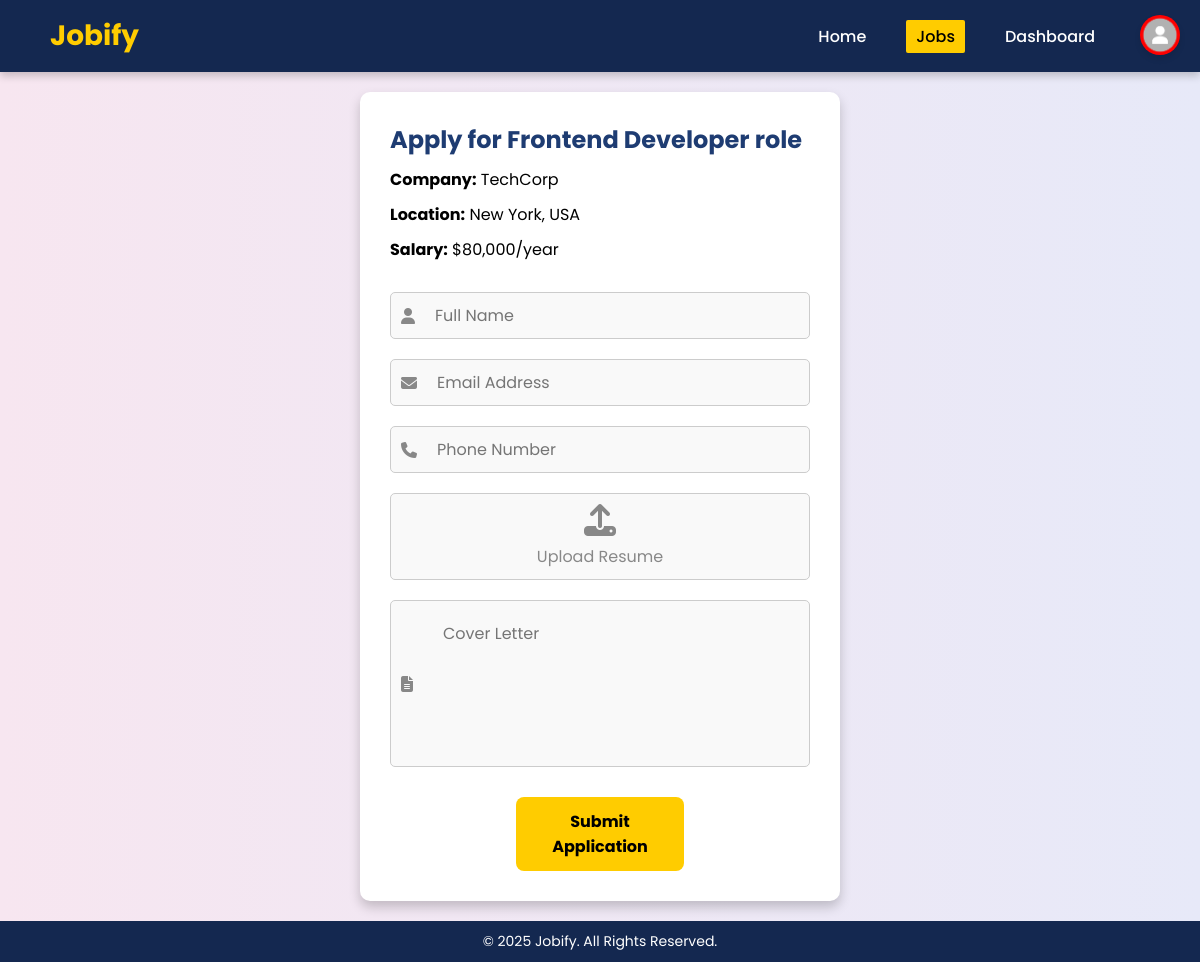
Screenshot of /apply.php?job_id=1 with the database file from the repository.
### tables this page shows
CREATE TABLE `jobs` (
  `id` int(11) NOT NULL,
  `job_title` varchar(255) NOT NULL,
  `company_name` varchar(255) NOT NULL,
  `location` varchar(255) NOT NULL,
  `description` text NOT NULL,
  `salary` varchar(50) NOT NULL,
  `date_posted` timestamp NOT NULL DEFAULT current_timestamp(),
  `category` varchar(100) NOT NULL
);

### apply.php (the view, shortened to what this page needs)
<?php
include 'php/config.php';
$job_id = isset($_GET['job_id']) ? intval($_GET['job_id']) : 0;
$query = "SELECT * FROM jobs WHERE id = ?";
$stmt = $conn->prepare($query);
$stmt->bind_param("i", $job_id);
$stmt->execute();
$result = $stmt->get_result();
$job = $result->fetch_assoc();
?>
<!DOCTYPE html>
<html lang="en">
<head>
    <link rel="stylesheet" href="css/style.css">
    <link rel="stylesheet" href="https://cdnjs.cloudflare.com/ajax/libs/font-awesome/6.7.2/css/all.min.css">
</head>
<body>
    <header>
        <div class="logo">
            <h1>Jobify</h1>
        </div>
        <nav>
            <ul>
                <li><a href="index.php">Home</a></li>
                <li><a href="job-listings.php" class="active">Jobs</a></li>
                <li><a href="dashboard.php">Dashboard</a></li>
                <div class="profile-icon" onclick="toggleSidebar()">
                    <img src="assets/images/profile.png" alt="Profile">
                </div>
            </ul>
        </nav>
    </header>
    <main class="apply-container">
        <h2>Apply for <?= htmlspecialchars($job['job_title']) ?> role</h2>
        <p><strong>Company:</strong> <?= htmlspecialchars($job['company_name']) ?></p>
        <p class="apply-location"><strong>Location:</strong> <?= htmlspecialchars($job['location']) ?></p>
        <p><strong>Salary:</strong> $<?= htmlspecialchars($job['salary']) ?>/year</p>
        <form method="POST" enctype="multipart/form-data" class="apply-form">
            <div class="apply-group">
                <i class="fas fa-user"></i>
                <input type="text" name="name" placeholder="Full Name" required>
            </div>
            <div class="apply-group">
                <i class="fas fa-envelope"></i>
                <input type="email" name="email" placeholder="Email Address" required>
            </div>
            <div class="apply-group">
                <i class="fas fa-phone"></i>
                <input type="tel" name="phone" placeholder="Phone Number" required>
            </div>
            <div class="apply-group" style="text-align: center; cursor: pointer;" onclick="document.querySelector('input[type=file]').click()">
                <div style="display: flex; flex-direction: column; align-items: center; gap: 8px;">
                    <i class="fas fa-upload" style="font-size: 2em; margin-right: 0"></i>
                    <span class="file-placeholder" style="color: #888;">Upload Resume</span>
                </div>
            </div>
            <div class="apply-group">
                <i class="fas fa-file-alt"></i>
                <textarea name="cover_letter" placeholder="Cover Letter" rows="5" required style="resize: none;"></textarea>
            </div>
            <button type="submit">Submit Application</button>
        </form>
    </main>
    <footer>
        <p>&copy; 2025 Jobify. All Rights Reserved.</p>
    </footer>
</body>
</html>

### css/style.css (style rules this page uses)
* { margin: 0; padding: 0; box-sizing: border-box; font-family: 'Poppins', 'Roboto', 'Arial', 'Helvetica Neue', sans-serif; -webkit-font-smoothing: antialiased; -moz-osx-font-smoothing: grayscale; }
html, body { height: 100%; display: flex; flex-direction: column; background: linear-gradient(90deg,#f7e6f0, #e7e9f8); color: #222; }
p { font-family: inherit; }
header { display: flex; justify-content: space-between; align-items: center; padding: 15px 50px; background: #142850; box-shadow: 0px 4px 8px rgba(0, 0, 0, 0.2); width: 100%; }
.logo h1 { font-size: 28px; font-weight: bold; color: #ffcc00; text-decoration: none; cursor: pointer; }
nav ul { list-style: none; display: flex; margin-right: 30px; }
nav ul li { margin: 0 15px; }
nav ul li a { text-decoration: none; color: white; font-weight: 500; transition: 0.3s ease-in-out; padding: 5px 10px; cursor: pointer; }
nav ul li a.active { background: #ffcc00; color: black; border-radius: 2px; }
footer { text-align: center; padding: 10px; background: #142850; color: white; font-size: 14px; width: 100%; margin-top: auto; }
.apply-container { width: 40%; background: white; color: black; padding: 30px; border-radius: 10px; box-shadow: 0px 6px 12px rgba(0, 0, 0, 0.2); margin: 20px auto; text-align: left; }
.apply-container h2 { font-size: 24px; color: #1e3c72; margin-bottom: 10px; }
.apply-form { margin-top: 20px; display: flex; flex-direction: column; }
.apply-form input, .apply-form textarea { width: 100%; border-radius: 5px; font-size: 16px; }
.apply-group { display: flex; align-items: center; justify-content: center; background: #f9f9f9; border: 1px solid #ccc; border-radius: 5px; padding: 10px; margin-block: 10px; }
.apply-group i { color: #888; margin-right: 20px; }
.apply-group input { width: 100%; border: none; background: none; font-size: 16px; outline: none; }
.apply-group textarea { width: 100%; border: none; background: none; font-size: 16px; outline: none; padding: 10px; }
.apply-form button { margin-top: 20px; margin-inline: auto; width: 40%; padding: 12px; background: #ffcc00; color: black; font-size: 16px; font-weight: bold; border-radius: 8px; cursor: pointer; border: none; transition: 0.3s ease-in-out; }
.apply-location { margin-block: 10px; }
.profile-icon { position: absolute; top: 15px; right: 20px; width: 40px; height: 40px; border-radius: 50%; background-color: red; overflow: hidden; cursor: pointer; transition: transform 0.3s ease; box-shadow: 0px 4px 6px rgba(0, 0, 0, 0.1); }
.profile-icon img { width: 100%; height: 100%; object-fit: cover; }

### rows the page displays
jobs: job_title "Frontend Developer", company_name "TechCorp", location "New York, USA", salary "80,000"
